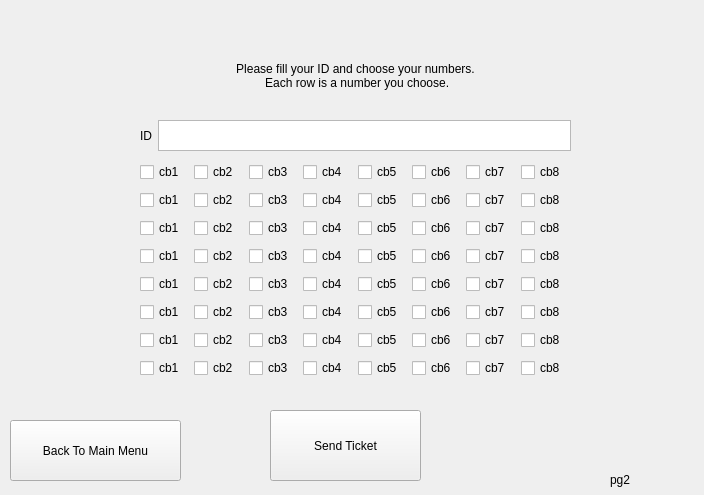
<?xml version="1.0" encoding="UTF-8"?>
<ui version="4.0">
 <class>Form</class>
 <widget class="QWidget" name="Form">
  <property name="geometry">
   <rect>
    <x>0</x>
    <y>0</y>
    <width>704</width>
    <height>495</height>
   </rect>
  </property>
  <property name="windowTitle">
   <string>Form</string>
  </property>
  <widget class="QPushButton" name="pushButton_sendTicket">
   <property name="geometry">
    <rect>
     <x>270</x>
     <y>410</y>
     <width>151</width>
     <height>71</height>
    </rect>
   </property>
   <property name="text">
    <string>Send Ticket</string>
   </property>
  </widget>
  <widget class="QLabel" name="label_2">
   <property name="geometry">
    <rect>
     <x>610</x>
     <y>470</y>
     <width>91</width>
     <height>20</height>
    </rect>
   </property>
   <property name="text">
    <string>pg2</string>
   </property>
  </widget>
  <widget class="QWidget" name="verticalLayoutWidget">
   <property name="geometry">
    <rect>
     <x>140</x>
     <y>120</y>
     <width>431</width>
     <height>31</height>
    </rect>
   </property>
   <layout class="QVBoxLayout" name="verticalLayout">
    <item>
     <layout class="QHBoxLayout" name="horizontalLayout">
      <item>
       <widget class="QLabel" name="label_ID">
        <property name="text">
         <string>ID</string>
        </property>
       </widget>
      </item>
      <item>
       <widget class="QTextEdit" name="textEdit_ID"/>
      </item>
     </layout>
    </item>
   </layout>
  </widget>
  <widget class="QWidget" name="gridLayoutWidget">
   <property name="geometry">
    <rect>
     <x>140</x>
     <y>160</y>
     <width>429</width>
     <height>227</height>
    </rect>
   </property>
   <layout class="QGridLayout" name="gridLayout_numbers">
    <item row="5" column="0">
     <layout class="QHBoxLayout" name="horizontalLayout_9">
      <item>
       <widget class="QCheckBox" name="checkBox_49">
        <property name="text">
         <string>cb1</string>
        </property>
       </widget>
      </item>
      <item>
       <widget class="QCheckBox" name="checkBox_50">
        <property name="text">
         <string>cb2</string>
        </property>
       </widget>
      </item>
      <item>
       <widget class="QCheckBox" name="checkBox_51">
        <property name="text">
         <string>cb3</string>
        </property>
       </widget>
      </item>
      <item>
       <widget class="QCheckBox" name="checkBox_52">
        <property name="text">
         <string>cb4</string>
        </property>
       </widget>
      </item>
      <item>
       <widget class="QCheckBox" name="checkBox_53">
        <property name="text">
         <string>cb5</string>
        </property>
       </widget>
      </item>
      <item>
       <widget class="QCheckBox" name="checkBox_54">
        <property name="text">
         <string>cb6</string>
        </property>
       </widget>
      </item>
      <item>
       <widget class="QCheckBox" name="checkBox_55">
        <property name="text">
         <string>cb7</string>
        </property>
       </widget>
      </item>
      <item>
       <widget class="QCheckBox" name="checkBox_56">
        <property name="text">
         <string>cb8</string>
        </property>
       </widget>
      </item>
     </layout>
    </item>
    <item row="0" column="0">
     <layout class="QHBoxLayout" name="horizontalLayout_3">
      <item>
       <widget class="QCheckBox" name="checkBox">
        <property name="text">
         <string>cb1</string>
        </property>
       </widget>
      </item>
      <item>
       <widget class="QCheckBox" name="checkBox_2">
        <property name="text">
         <string>cb2</string>
        </property>
       </widget>
      </item>
      <item>
       <widget class="QCheckBox" name="checkBox_3">
        <property name="text">
         <string>cb3</string>
        </property>
       </widget>
      </item>
      <item>
       <widget class="QCheckBox" name="checkBox_4">
        <property name="text">
         <string>cb4</string>
        </property>
       </widget>
      </item>
      <item>
       <widget class="QCheckBox" name="checkBox_5">
        <property name="text">
         <string>cb5</string>
        </property>
       </widget>
      </item>
      <item>
       <widget class="QCheckBox" name="checkBox_6">
        <property name="text">
         <string>cb6</string>
        </property>
       </widget>
      </item>
      <item>
       <widget class="QCheckBox" name="checkBox_7">
        <property name="text">
         <string>cb7</string>
        </property>
       </widget>
      </item>
      <item>
       <widget class="QCheckBox" name="checkBox_8">
        <property name="text">
         <string>cb8</string>
        </property>
       </widget>
      </item>
     </layout>
    </item>
    <item row="4" column="0">
     <layout class="QHBoxLayout" name="horizontalLayout_8">
      <item>
       <widget class="QCheckBox" name="checkBox_41">
        <property name="text">
         <string>cb1</string>
        </property>
       </widget>
      </item>
      <item>
       <widget class="QCheckBox" name="checkBox_42">
        <property name="text">
         <string>cb2</string>
        </property>
       </widget>
      </item>
      <item>
       <widget class="QCheckBox" name="checkBox_43">
        <property name="text">
         <string>cb3</string>
        </property>
       </widget>
      </item>
      <item>
       <widget class="QCheckBox" name="checkBox_44">
        <property name="text">
         <string>cb4</string>
        </property>
       </widget>
      </item>
      <item>
       <widget class="QCheckBox" name="checkBox_45">
        <property name="text">
         <string>cb5</string>
        </property>
       </widget>
      </item>
      <item>
       <widget class="QCheckBox" name="checkBox_46">
        <property name="text">
         <string>cb6</string>
        </property>
       </widget>
      </item>
      <item>
       <widget class="QCheckBox" name="checkBox_47">
        <property name="text">
         <string>cb7</string>
        </property>
       </widget>
      </item>
      <item>
       <widget class="QCheckBox" name="checkBox_48">
        <property name="text">
         <string>cb8</string>
        </property>
       </widget>
      </item>
     </layout>
    </item>
    <item row="2" column="0">
     <layout class="QHBoxLayout" name="horizontalLayout_6">
      <item>
       <widget class="QCheckBox" name="checkBox_25">
        <property name="text">
         <string>cb1</string>
        </property>
       </widget>
      </item>
      <item>
       <widget class="QCheckBox" name="checkBox_26">
        <property name="text">
         <string>cb2</string>
        </property>
       </widget>
      </item>
      <item>
       <widget class="QCheckBox" name="checkBox_27">
        <property name="text">
         <string>cb3</string>
        </property>
       </widget>
      </item>
      <item>
       <widget class="QCheckBox" name="checkBox_28">
        <property name="text">
         <string>cb4</string>
        </property>
       </widget>
      </item>
      <item>
       <widget class="QCheckBox" name="checkBox_29">
        <property name="text">
         <string>cb5</string>
        </property>
       </widget>
      </item>
      <item>
       <widget class="QCheckBox" name="checkBox_30">
        <property name="text">
         <string>cb6</string>
        </property>
       </widget>
      </item>
      <item>
       <widget class="QCheckBox" name="checkBox_31">
        <property name="text">
         <string>cb7</string>
        </property>
       </widget>
      </item>
      <item>
       <widget class="QCheckBox" name="checkBox_32">
        <property name="text">
         <string>cb8</string>
        </property>
       </widget>
      </item>
     </layout>
    </item>
    <item row="1" column="0">
     <layout class="QHBoxLayout" name="horizontalLayout_4">
      <item>
       <widget class="QCheckBox" name="checkBox_9">
        <property name="text">
         <string>cb1</string>
        </property>
       </widget>
      </item>
      <item>
       <widget class="QCheckBox" name="checkBox_10">
        <property name="text">
         <string>cb2</string>
        </property>
       </widget>
      </item>
      <item>
       <widget class="QCheckBox" name="checkBox_11">
        <property name="text">
         <string>cb3</string>
        </property>
       </widget>
      </item>
      <item>
       <widget class="QCheckBox" name="checkBox_12">
        <property name="text">
         <string>cb4</string>
        </property>
       </widget>
      </item>
      <item>
       <widget class="QCheckBox" name="checkBox_13">
        <property name="text">
         <string>cb5</string>
        </property>
       </widget>
      </item>
      <item>
       <widget class="QCheckBox" name="checkBox_14">
        <property name="text">
         <string>cb6</string>
        </property>
       </widget>
      </item>
      <item>
       <widget class="QCheckBox" name="checkBox_15">
        <property name="text">
         <string>cb7</string>
        </property>
       </widget>
      </item>
      <item>
       <widget class="QCheckBox" name="checkBox_16">
        <property name="text">
         <string>cb8</string>
        </property>
       </widget>
      </item>
     </layout>
    </item>
    <item row="3" column="0">
     <layout class="QHBoxLayout" name="horizontalLayout_7">
      <item>
       <widget class="QCheckBox" name="checkBox_33">
        <property name="text">
         <string>cb1</string>
        </property>
       </widget>
      </item>
      <item>
       <widget class="QCheckBox" name="checkBox_34">
        <property name="text">
         <string>cb2</string>
        </property>
       </widget>
      </item>
      <item>
       <widget class="QCheckBox" name="checkBox_35">
        <property name="text">
         <string>cb3</string>
        </property>
       </widget>
      </item>
      <item>
       <widget class="QCheckBox" name="checkBox_36">
        <property name="text">
         <string>cb4</string>
        </property>
       </widget>
      </item>
      <item>
       <widget class="QCheckBox" name="checkBox_37">
        <property name="text">
         <string>cb5</string>
        </property>
       </widget>
      </item>
      <item>
       <widget class="QCheckBox" name="checkBox_38">
        <property name="text">
         <string>cb6</string>
        </property>
       </widget>
      </item>
      <item>
       <widget class="QCheckBox" name="checkBox_39">
        <property name="text">
         <string>cb7</string>
        </property>
       </widget>
      </item>
      <item>
       <widget class="QCheckBox" name="checkBox_40">
        <property name="text">
         <string>cb8</string>
        </property>
       </widget>
      </item>
     </layout>
    </item>
    <item row="6" column="0">
     <layout class="QHBoxLayout" name="horizontalLayout_10">
      <item>
       <widget class="QCheckBox" name="checkBox_57">
        <property name="text">
         <string>cb1</string>
        </property>
       </widget>
      </item>
      <item>
       <widget class="QCheckBox" name="checkBox_58">
        <property name="text">
         <string>cb2</string>
        </property>
       </widget>
      </item>
      <item>
       <widget class="QCheckBox" name="checkBox_59">
        <property name="text">
         <string>cb3</string>
        </property>
       </widget>
      </item>
      <item>
       <widget class="QCheckBox" name="checkBox_60">
        <property name="text">
         <string>cb4</string>
        </property>
       </widget>
      </item>
      <item>
       <widget class="QCheckBox" name="checkBox_61">
        <property name="text">
         <string>cb5</string>
        </property>
       </widget>
      </item>
      <item>
       <widget class="QCheckBox" name="checkBox_62">
        <property name="text">
         <string>cb6</string>
        </property>
       </widget>
      </item>
      <item>
       <widget class="QCheckBox" name="checkBox_63">
        <property name="text">
         <string>cb7</string>
        </property>
       </widget>
      </item>
      <item>
       <widget class="QCheckBox" name="checkBox_64">
        <property name="text">
         <string>cb8</string>
        </property>
       </widget>
      </item>
     </layout>
    </item>
    <item row="7" column="0">
     <layout class="QHBoxLayout" name="horizontalLayout_12">
      <item>
       <widget class="QCheckBox" name="checkBox_73">
        <property name="text">
         <string>cb1</string>
        </property>
       </widget>
      </item>
      <item>
       <widget class="QCheckBox" name="checkBox_74">
        <property name="text">
         <string>cb2</string>
        </property>
       </widget>
      </item>
      <item>
       <widget class="QCheckBox" name="checkBox_75">
        <property name="text">
         <string>cb3</string>
        </property>
       </widget>
      </item>
      <item>
       <widget class="QCheckBox" name="checkBox_76">
        <property name="text">
         <string>cb4</string>
        </property>
       </widget>
      </item>
      <item>
       <widget class="QCheckBox" name="checkBox_77">
        <property name="text">
         <string>cb5</string>
        </property>
       </widget>
      </item>
      <item>
       <widget class="QCheckBox" name="checkBox_78">
        <property name="text">
         <string>cb6</string>
        </property>
       </widget>
      </item>
      <item>
       <widget class="QCheckBox" name="checkBox_79">
        <property name="text">
         <string>cb7</string>
        </property>
       </widget>
      </item>
      <item>
       <widget class="QCheckBox" name="checkBox_80">
        <property name="text">
         <string>cb8</string>
        </property>
       </widget>
      </item>
     </layout>
    </item>
   </layout>
  </widget>
  <widget class="QLabel" name="label_instruction">
   <property name="geometry">
    <rect>
     <x>190</x>
     <y>40</y>
     <width>331</width>
     <height>71</height>
    </rect>
   </property>
   <property name="text">
    <string>Please fill your ID and choose your numbers.
 Each row is a number you choose.</string>
   </property>
   <property name="alignment">
    <set>Qt::AlignCenter</set>
   </property>
  </widget>
  <widget class="QPushButton" name="pushButton_back">
   <property name="geometry">
    <rect>
     <x>10</x>
     <y>420</y>
     <width>171</width>
     <height>61</height>
    </rect>
   </property>
   <property name="text">
    <string>Back To Main Menu</string>
   </property>
  </widget>
 </widget>
 <resources/>
 <connections/>
</ui>
